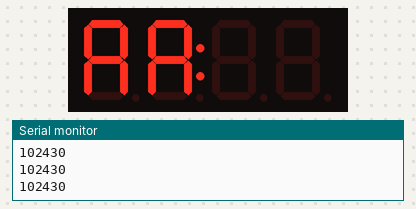
This sketch was run on a simulated Arduino Uno, built with avr-gcc and run on an emulated ATmega328P. Shown: 4-digit seven-segment display, the last lines printed to the serial monitor. The local clock reads 2024-03-15 10:24:30 at power-on unless the sketch sets it.

Above: at 0.1 s.
At 4.1 s:
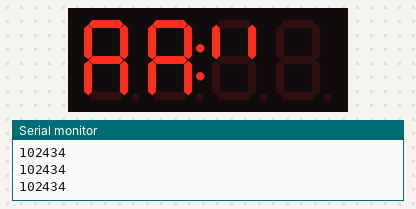
At 10.1 s:
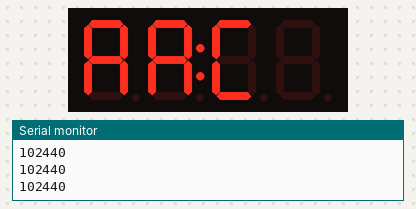
At 11.1 s:
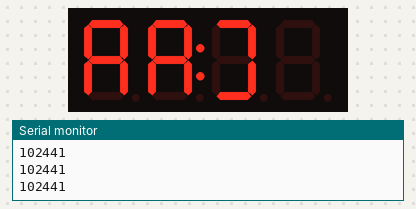
At 12.1 s:
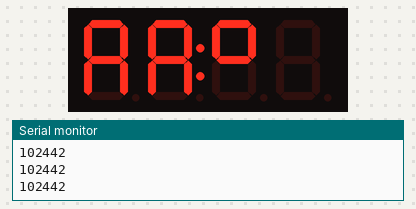
At 38.1 s:
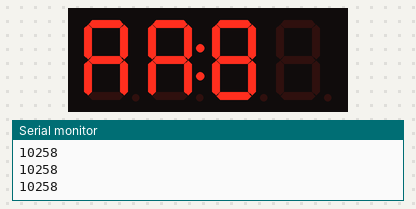

The sketch:

ds-tm.ino
```cpp
#include "DS3231.h"
#include <Wire.h>
#include <TM1637.h>
int clk=2;
int dio=3;

TM1637 tm(clk,dio);

RTClib saat;

void setup() {
  Serial.begin(9600);
Wire.begin();
tm.init();
tm.set(2);
}

void loop() {
DateTime now = saat.now();
Serial.print(now.hour());
Serial.print(now.minute());
Serial.println(now.second());
    tm.display(0,now.hour());
    tm.display(1,now.hour());
    tm.point(1);
    tm.display(2,now.second());
    tm.display(3,now.minute());

}
```

Measured:
- what the display in image 0 shows lasts 4.0 s, from 0.0 s to 4.0 s
- what the display in image 1 shows lasts 1.0 s, from 4.0 s to 5.0 s
